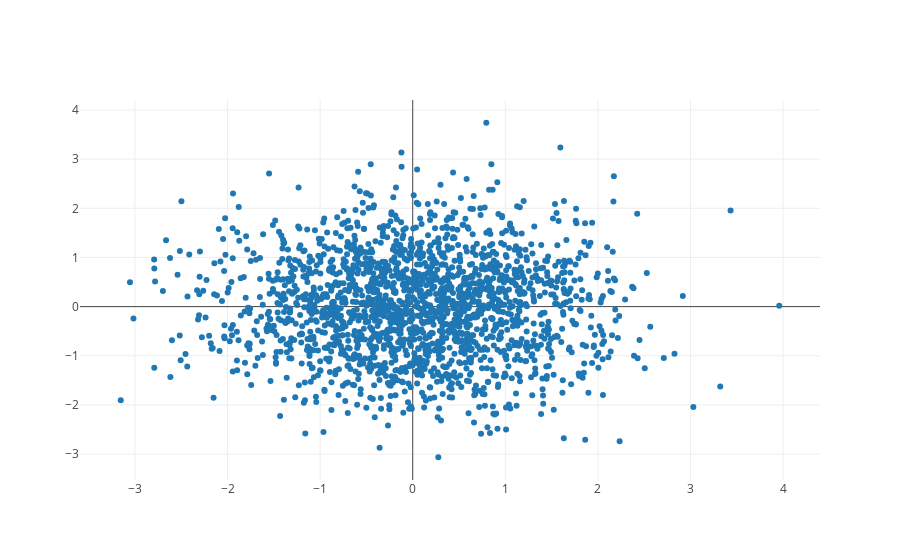

Notebook source saved alongside this figure:
### Markdown cell above
## Simple Scatter Plot

### Code cell
# Seeding the numbers for repetition useage
np.random.seed(1)
N = 2000
random_x = np.random.randn(N)
random_y = np.random.randn(N)

# Create a trace
trace = go.Scatter(
    x = random_x,
    y = random_y,
    mode = 'markers'
)
# writing the trace in data; when expotrted to plotly.ly, data is shown 
data = [trace]

# Plot and embed in ipython notebook!
iplot(data)

# or plot with: plot_url = py.plot(data, filename='basic-line')

### Figure 1 — Plotly figure (JSON) as saved in the notebook; plotly's stock layout.template omitted (floating-point values rounded to 4 significant figures; data arrays with more than 128 entries replaced by an {"elided": "..."} marker saying what was removed)
{"data": [{"mode": "markers", "type": "scatter", "x": {"elided": "2000 float values"}, "y": {"elided": "2000 float values"}}], "layout": {}}
